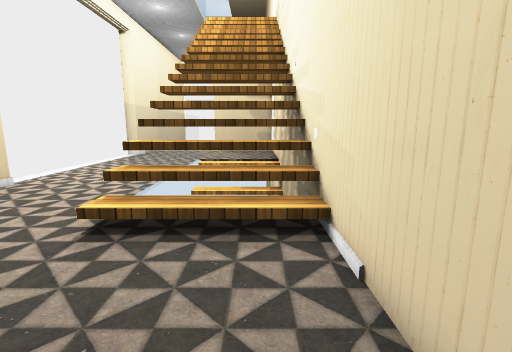
View 1 (above)

16 first-person views from a walk through a scene from a Unity 3-D project. The camera is 1.2 m above the floor, tilts 10° down and sees 85° across. The floor is counted in squares, 0.5 m on a side. Each view is taken from the middle of a square. On the plan, view 1 faces up. The plan holds only what a view shows up to about 18 squares ahead; the rest is blank. The place goes on beyond the plan. The player character is not drawn. Some surface patterns are stand-ins.

View 2
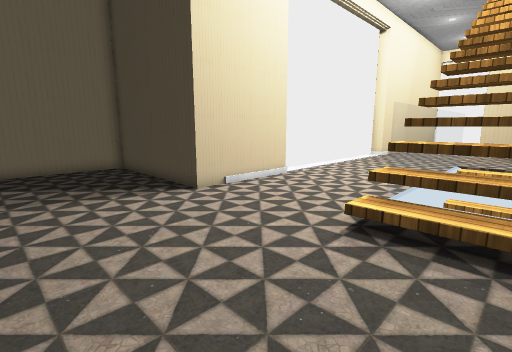

View 3
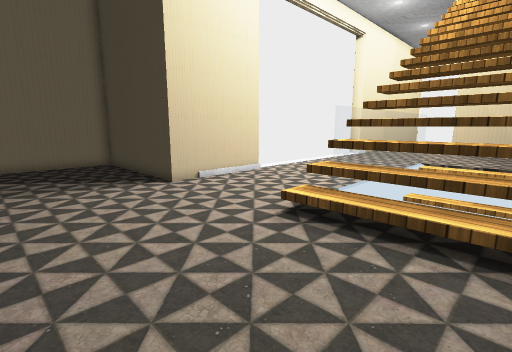

View 4
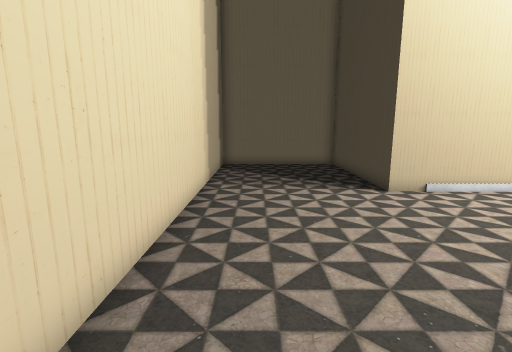

View 5
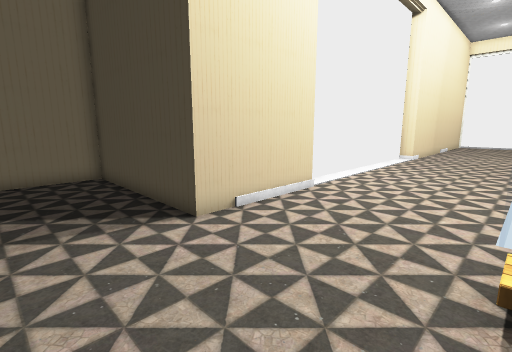

View 6
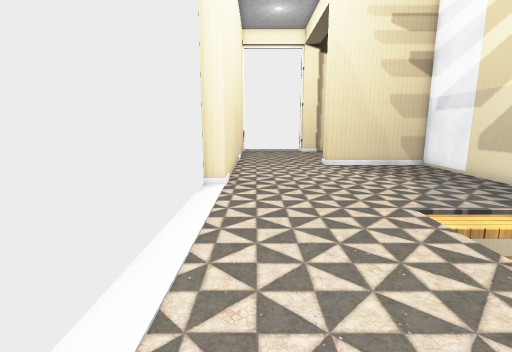

View 7
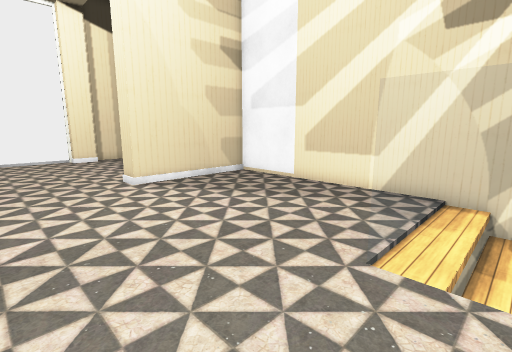

View 8
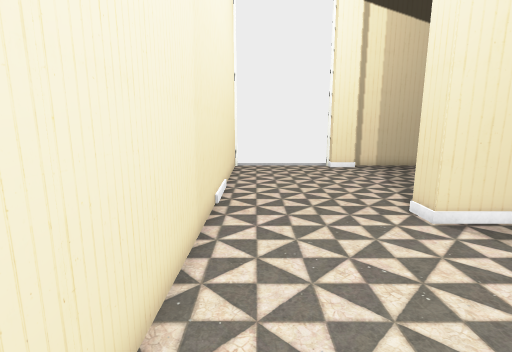

View 9
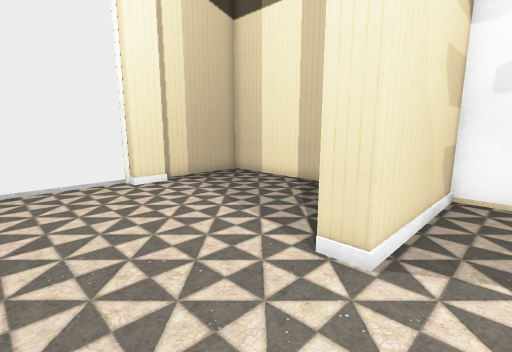

View 10
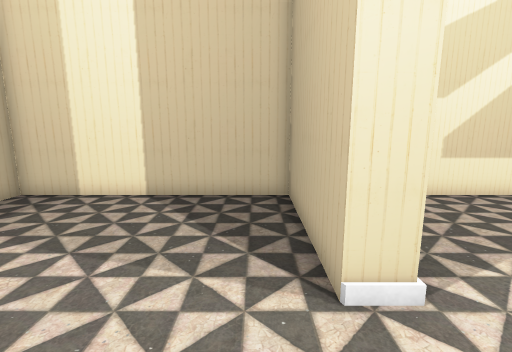

View 11
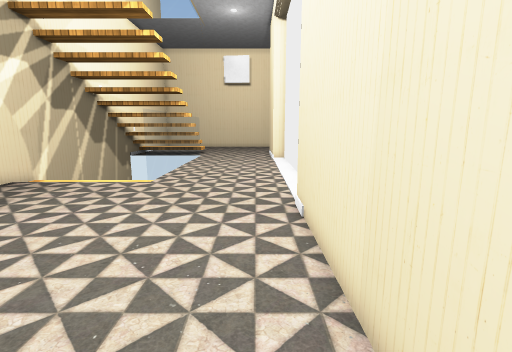

View 12
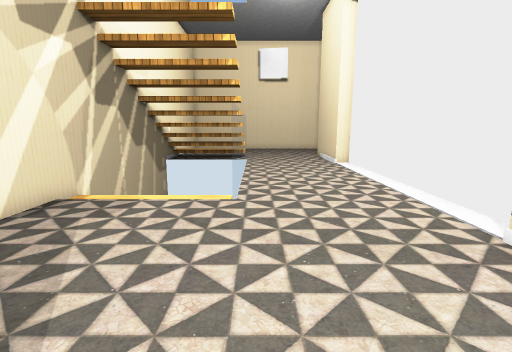

View 13
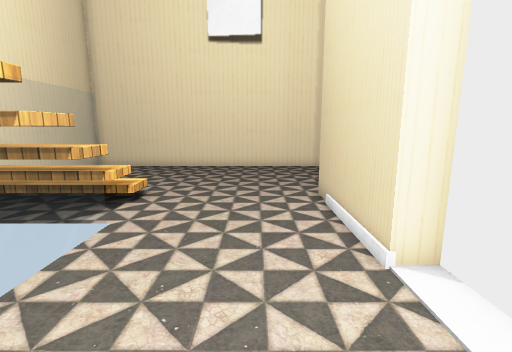

View 14
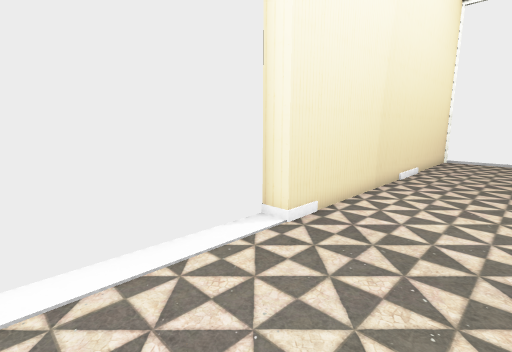

View 15
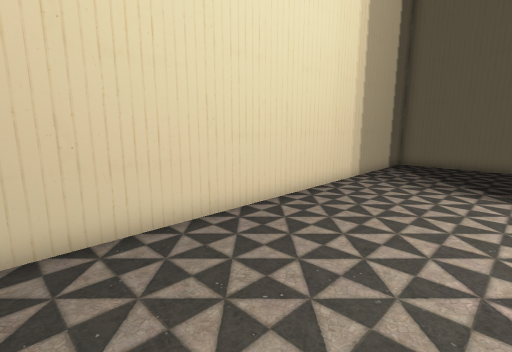

View 16
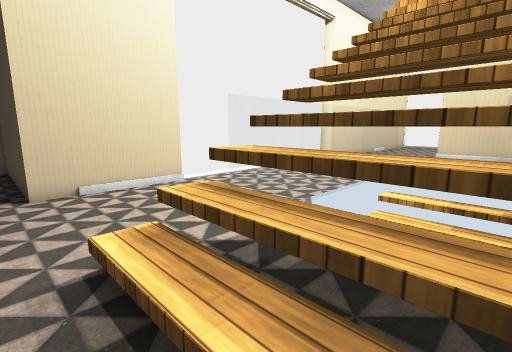

### Floor plan
Key: @ floor where view 1 was taken; # wall or solid block; . main floor; - floor 0.5 m lower than the main floor; _ floor 0.75 m lower than the main floor; < floor 1.25 m lower than the main floor; = window, fence, low wall or low ledge; ^ raised ledge; O other object.
Columns run from 18 left of view 1 to 2 right of it. Each row starts with its distance up from view 1.
 41         #############
 40         #...........#
 39         #...........#
 38         #...........#
 37         #...........#
 36         #...........#
 35         #...........#
 34         #...........#
 33         #...........#
 32         #.....#######
 31         #.....#######
 30         #...........#
 29         #...........#
 28         #...........#
 27         #...........#
 26         #...........#
 25        ##...........#
 24        #............#
 23        #............#
 22        #............#
 21        #......=.....#
 20        #......=.....#
 19        #......=-----#
 18        #......=_____#
 17        #......=<<<<<#
 16        #......=     #
 15        #......=     #
 14        #......=
 13        #......=    ##
 12        #......=^^^^^#
 11        ##.....=^^^^^#
 10         #.....=^^^^^#
  9         #.....^^^^^^#
  8         #.....^^^^^^#
  7         #.....OOOOOO#
  6 #########...........#
  5 #...................#
  4 #...................#
  3 #...................#
  2 #...................#
  1 #...................#
  0 #.................@.#
 -1 #####################

Where each view was taken, in squares from view 1:
view 1: 0 up, 0 right, facing up
view 2: 0 up, 1 left, facing up-left
view 3: 0 up, 1 right, facing up-left
view 4: 1 up, 0 right, facing left
view 5: 2 up, 4 left, facing up-left
view 6: 13 up, 9 left, facing up
view 7: 19 up, 9 left, facing up-right
view 8: 24 up, 9 left, facing up
view 9: 29 up, 9 left, facing up-right
view 10: 33 up, 8 left, facing right
view 11: 33 up, 9 left, facing down
view 12: 30 up, 5 left, facing down
view 13: 16 up, 8 left, facing down
view 14: 19 up, 6 left, facing up-left
view 15: 5 up, 1 right, facing down-left
view 16: 5 up, 1 right, facing up-left
